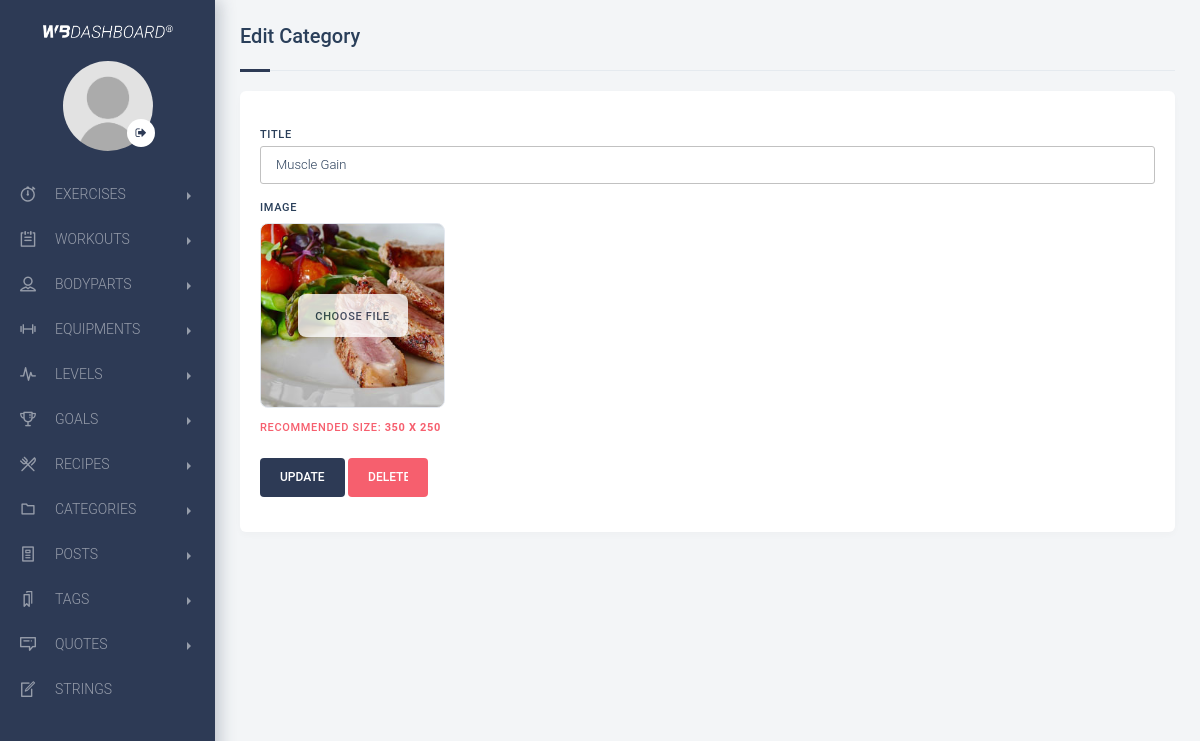
Page /backend/controller/edit_category.php?id=2 (signed in) on the committed database.
### tables this page shows
CREATE TABLE `categories` (
  `category_id` int(11) NOT NULL,
  `category_title` text NOT NULL,
  `category_image` varchar(150) NOT NULL
);

### backend/admin/functions.php (called while the page is built, shortened)
<?php
function cleardata($data){
    $data = trim($data);
    $data = stripslashes($data);
    $data = htmlspecialchars ($data);
    return $data;
}
function id_category($id_category){
    return (int)cleardata($id_category);
}
function get_category_per_id($connect, $id_category){
    $sentence = $connect->query("SELECT * FROM categories WHERE category_id = $id_category LIMIT 1");
    $sentence = $sentence->fetchAll();
    return ($sentence) ? $sentence : false;
}
?>

### backend/views/edit.category.view.php (the view, shortened to what this page needs)
<section class="page-container">
    <div class="page-content-wrapper">
 <div class="content sm-gutter">
            <div class="container-fluid padding-25 sm-padding-10">
                <div class="row">
                    <div class="col-12">
                                        <div class="block-heading d-flex align-items-center title-pages">
                    <h5 class="text-truncate">Edit Category</h5>
                </div>
                    </div>
                    <div class="col-md-12">
                        <div class="form-block mb-4">
<form enctype="multipart/form-data" action="<?php echo htmlspecialchars($_SERVER['PHP_SELF']); ?>" method="post">
<div class="form-row">
  <div class="form-group col-md-12">
    <div class="block col-md-12" style="padding-bottom: 35px">
   <label class="control-label">Title</label>
   <input type="text" value="<?php echo $category['category_title']; ?>" placeholder="" name="category_title" class="form-control" required="">
        <label >Image</label>
<div class="new-image" id="image-preview" style="background: url(../images/<?php echo $category['category_image'] ?>);background-size: cover; background-position: center;">
  <label for="image-upload" id="image-label">Choose File</label>
</div>
<span class="text-danger recomendedsize">Recommended size: <b>350 x 250</b> </span>
<br/>
<br/>
   <div class="action-button">
   <input type="submit" name="update" value="Update" class="btn btn-embossed btn-primary">
   <a onclick="alertdelete();">
   <input name="trash" value="Delete" class="btn btn-embossed btn-danger" style="width: 80px;"></a>
   </div>
</div>
</div>
</div>
</form>
</div>
</div>
</div>
</div>
</div>
</div>
</section>

### backend/assets/css/lightbox.css (style rules this page uses)
body:after { content: url(../files/close.png) url(../files/loading.gif) url(../files/prev.png) url(../files/next.png); display: none; }

### rows in the picture
categories: category_title "Muscle Gain", category_image (picture)
